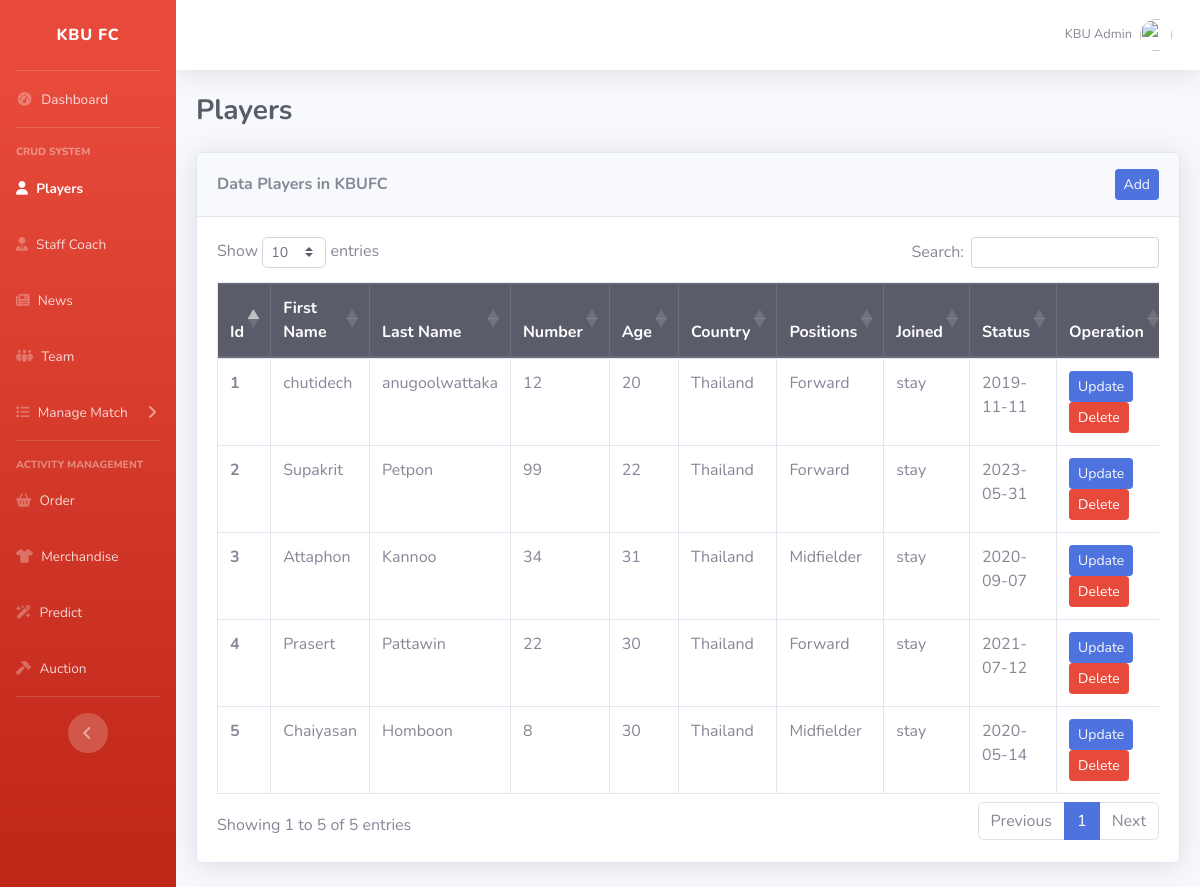
Page /players/players.php (signed in) on the committed database.
### tables this page shows
CREATE TABLE `players` (
  `players_id` int(11) NOT NULL,
  `firstName` varchar(45) NOT NULL,
  `lastName` varchar(45) NOT NULL,
  `players_number` int(11) NOT NULL,
  `team_id` int(11) NOT NULL,
  `image` text NOT NULL,
  `link` text NOT NULL,
  `age` varchar(4) NOT NULL,
  `height` varchar(10) NOT NULL,
  `weight` varchar(10) NOT NULL,
  `appearances` int(11) NOT NULL,
  `scored` int(11) NOT NULL,
  `position` varchar(50) NOT NULL,
  `country` varchar(100) NOT NULL,
  `dob` date NOT NULL,
  `joined` date NOT NULL,
  `status` varchar(30) NOT NULL
);

### players/players.php (the view, shortened to what this page needs)
<?php
require_once("../dbConfig.php");
?>
<!DOCTYPE html>
<html lang="en">
<head>
  <link href="../vendor/fontawesome-free/css/all.min.css" rel="stylesheet" type="text/css" />
  <link rel="stylesheet" href="https://cdnjs.cloudflare.com/ajax/libs/font-awesome/6.4.0/css/all.min.css" />
  <link href="../css/sb-admin-2.min.css" rel="stylesheet" />
  <link rel="stylesheet" href="https://cdn.datatables.net/1.13.6/css/dataTables.bootstrap4.min.css">
</head>
<body id="page-top">
  <div id="wrapper">
    <ul class="navbar-nav bg-gradient-danger sidebar shadow sidebar-dark accordion" id="accordionSidebar">
      <a class="sidebar-brand d-flex align-items-center justify-content-center" href="../index.php">
        <div class="sidebar-brand-text mx-2">KBU FC</div>
      </a>
      <hr class="sidebar-divider my-0" />
      <li class="nav-item">
        <a class="nav-link" href="../index.php">
          <i class="fas fa-fw fa-tachometer-alt"></i>
          <span>Dashboard</span></a>
      </li>
      <hr class="sidebar-divider" />
      <div class="sidebar-heading">CRUD System</div>
      <li class="nav-item active">
        <a class="nav-link" href="players.php">
          <i class="fa-solid fa-user"></i>
          <span>Players</span></a>
      </li>
      <li class="nav-item">
        <a class="nav-link" href="../staffCoach/staffCoach.php">
          <i class="fa-solid fa-user-tie"></i>
          <span>Staff Coach</span></a>
      </li>
      <li class="nav-item">
        <a class="nav-link" href="../news/news.php">
          <i class="fa-solid fa-newspaper"></i>
          <span>News</span></a>
      </li>
      <li class="nav-item">
        <a class="nav-link" href="../team/team.php">
          <i class="fa-solid fa-people-group"></i>
          <span>Team</span></a>
      </li>
      <li class="nav-item">
        <a class="nav-link collapsed" href="#" data-toggle="collapse" data-target="#collapseTwo" aria-expanded="true"
          aria-controls="collapseTwo">
          <i class="fa-solid fa-list"></i>
          <span>Manage Match</span>
        </a>
      </li>
      <hr class="sidebar-divider" />
      <div class="sidebar-heading">Activity Management</div>
      <li class="nav-item">
        <a class="nav-link" href="../order/order.php">
          <i class="fa-solid fa-basket-shopping"></i>
          <span>Order</span></a>
      </li>
      <li class="nav-item">
        <a class="nav-link" href="../merchandise/merchandise.php">
          <i class="fa-solid fa-shirt"></i>
          <span>Merchandise</span></a>
      </li>
      <li class="nav-item">
        <a class="nav-link" href="../predict/predict.php">
          <i class="fa-solid fa-wand-magic-sparkles"></i>
          <span>Predict</span></a>
      </li>
      <li class="nav-item">
        <a class="nav-link" href="../auction/auction.php">
          <i class="fa-solid fa-hammer"></i>
          <span>Auction</span></a>
      </li>
      <hr class="sidebar-divider d-none d-md-block" />
      <div class="text-center d-none d-md-inline">
        <button class="rounded-circle border-0" id="sidebarToggle"></button>
      </div>
    </ul>
    <div id="content-wrapper" class="d-flex flex-column">
      <div id="content">
        <nav class="navbar navbar-expand navbar-light bg-white topbar mb-4 static-top shadow">
          <ul class="navbar-nav ml-auto">
            <li class="nav-item dropdown no-arrow">
              <a class="nav-link dropdown-toggle" href="#" id="userDropdown" role="button" data-toggle="dropdown"
                aria-haspopup="true" aria-expanded="false">
                <span class="mr-2 d-none d-lg-inline text-gray-600 small">KBU Admin</span>
                <img class="img-profile rounded-circle" src="../img/admin.png" />
              </a>
            </li>
          </ul>
        </nav>
        <div class="container-fluid">
          <div class="d-sm-flex align-items-center justify-content-between mb-4">
            <h1 class="h3 mb-0 text-gray-800"><strong>Players</strong></h1>
          </div>
          <div class="card shadow mb-4">
            <div class="card-header py-3 d-flex justify-content-between align-items-center">
              <h6 class="m-0 font-weight-bold">Data Players in KBUFC</h6>
              <form method="POST" class="d-flex">
                <button class="btn btn-primary btn-sm"><a href="add.php" class="text-light"
                    style="text-decoration: none;">Add</a></button>
              </form>
            </div>
            <div class="card-body">
              <div class="table-responsive">
                <table class="table table-bordered" id="dataTable" width="100%" cellspacing="0">
                  <thead class="thead-dark">
                    <tr>
                      <th scope="col">Id</th>
                      <th scope="col">First Name</th>
                      <th scope="col">Last Name</th>
                      <th scope="col">Number</th>
                      <th scope="col">Age</th>
                      <th scope="col">Country</th>
                      <th scope="col">Positions</th>
                      <th scope="col">Joined</th>
                      <th scope="col">Status</th>
                      <th scope="col">Operation</th>
                    </tr>
                  </thead>
                  <tbody>
                    <?php
                    $sql = "SELECT * FROM Players";
                    $result = mysqli_query($con, $sql);
                    if ($result) {
                      while ($row = mysqli_fetch_assoc($result)) {
                        $players_id = $row['players_id'];
                        $firstName = $row['firstName'];
                        $lastName = $row['lastName'];
                        $players_number = $row['players_number'];
                        $age = $row['age'];
                        $position = $row['position'];
                        $country = $row['country'];
                        $joined = $row['joined'];
                        $status = $row['status'];
                        echo '<tr">
                          <th scope ="row">' . $players_id . '</th>
                          <td>' . $firstName . '</td>
                          <td>' . $lastName . '</td>
                          <td>' . $players_number . '</td>
                          <td>' . $age . '</td>
                          <td>' . $country . '</td>
                          <td>' . $position . '</td>
                          <td>' . $status . '</td>
                          <td>' . $joined . '</td>
                          <td>
                              <button class="btn btn-primary btn-sm mr-1"><a href ="update.php?updateid=' . $players_id . '"
                              class="text-light">Update</a></button>
                              <button class="btn btn-danger btn-sm delete-button" type="button "data-id="' . $players_id . '" data-toggle="modal" data-target="#deleteModal" >Delete</button>
                          </td>
                              </tr>';
                      }
                    }
                    ?>
                  </tbody>
                </table>
              </div>
            </div>
          </div>
        </div>
      </div>
    </div>
  </div>
</body>
</html>

### rows in the picture
players: players_id "1", firstName "chutidech", lastName "anugoolwattaka", players_number "12", age "20", country "Thailand", position "Forward", status "stay", joined "2019-11-11"
players: players_id "2", firstName "Supakrit", lastName "Petpon", players_number "99", age "22", country "Thailand", position "Forward", status "stay", joined "2023-05-31"
players: players_id "3", firstName "Attaphon", lastName "Kannoo", players_number "34", age "31", country "Thailand", position "Midfielder", status "stay", joined "2020-09-07"
players: players_id "4", firstName "Prasert", lastName "Pattawin", players_number "22", age "30", country "Thailand", position "Forward", status "stay", joined "2021-07-12"
players: players_id "5", firstName "Chaiyasan", lastName "Homboon", players_number "8", age "30", country "Thailand", position "Midfielder", status "stay", joined "2020-05-14"
